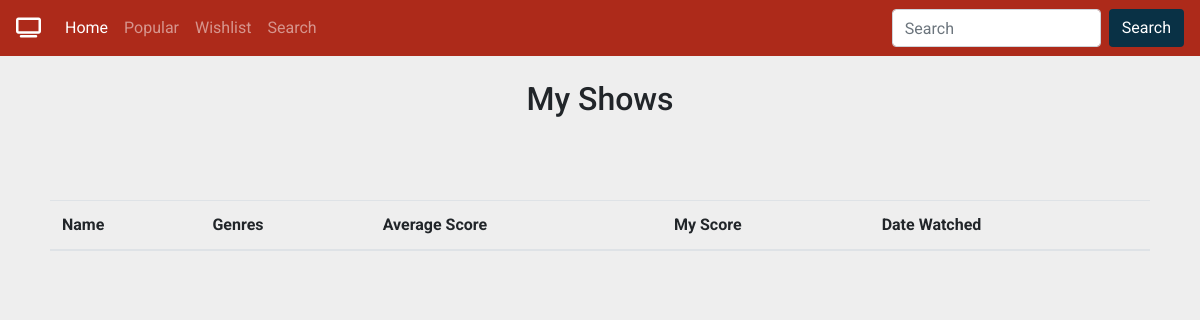
/shows/, run on an earlier commit of the app's database.
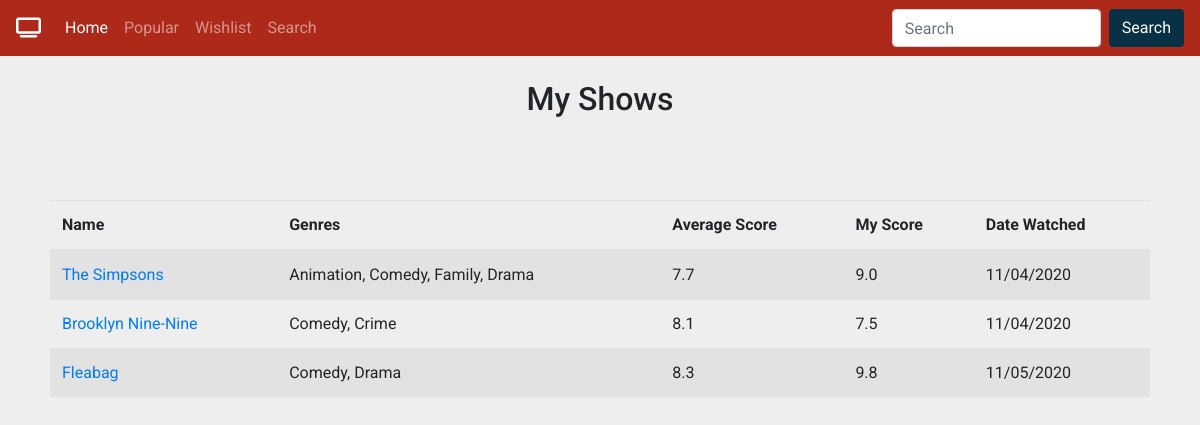
And on a later commit of the database.
### shows/models.py (models this page shows, shortened)
class Show(models.Model):
    name = models.CharField(max_length=200)
    original_language = models.CharField(max_length=200)
    original_name = models.CharField(max_length=200)
    type_of_show = models.CharField(max_length=200)
    status = models.CharField(max_length=200)
    overview = models.TextField(null=True)
    movie_db_id = models.IntegerField(null=True)
    comments = models.CharField(max_length=200, null=True)
    popularity = models.FloatField(null=True)
    number_of_seasons = models.IntegerField(null=True)
    number_of_episodes = models.IntegerField(null=True)
    genres = models.CharField(max_length=200, null=True)
    runtime = models.IntegerField(null=True)
    vote_average = models.FloatField(null=True)
    date_watched = models.DateField(null=True)
    added = models.BooleanField(null=True)
    wishlisted = models.BooleanField(null=True)
    score = models.FloatField(null=True)

### shows/views.py (the view)
# urls.py: path('', views.index, name='index'),
def index(request):
    context = {'shows': Show.objects.filter(added=True)}
    return render(request, 'shows/index.html', context)

### shows/templates/shows/index.html (shortened to what this page needs)
{% include 'shows/main.html' %}
<div class="container-fluid">
  <div class="row">
    <div class="col"></div>
    <div class="col text-center">
      <br />
      <h2>My Shows</h2>
      <br />
    </div>
    <div class="col"></div>
  </div>
  <div class="row">
    <table class="table table-striped" style="margin: 50px 50px">
      <thead class="thead-info">
        <tr>
          <th scope="col">Name</th>
          <th scope="col">Genres</th>
          <th scope="col">Average Score</th>
          <th scope="col">My Score</th>
          <th scope="col">Date Watched</th>
        </tr>
      </thead>
      <tbody>
        {% for row in shows %}
        <tr>
          <td>
            <a href="{% url 'shows:view' row.movie_db_id %}">{{ row.name }}</a>
          </td>
          <td>{{ row.genres }}</td>
          <td>{{ row.vote_average }}</td>
          <td>{{ row.score }}</td>
          <td>{{ row.date_watched|date:"SHORT_DATE_FORMAT" }}</td>
        </tr>
        {% endfor %}
      </tbody>
    </table>
  </div>
</div>

What changed in the data, as far as the page shows it:
added Show: name "The Simpsons", genres "Animation, Comedy, Family, Drama", vote_average "7.7", score "9.0", date_watched "11/04/2020"
added Show: name "Brooklyn Nine-Nine", genres "Comedy, Crime", vote_average "8.1", score "7.5", date_watched "11/04/2020"
added Show: name "Fleabag", genres "Comedy, Drama", vote_average "8.3", score "9.8", date_watched "11/05/2020"
